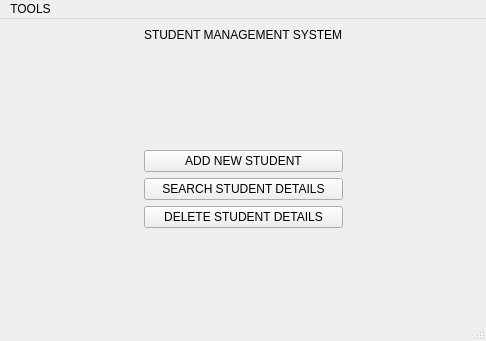
<?xml version="1.0" encoding="UTF-8"?>
<ui version="4.0">
 <class>HOMEPAGE</class>
 <widget class="QMainWindow" name="HOMEPAGE">
  <property name="geometry">
   <rect>
    <x>0</x>
    <y>0</y>
    <width>486</width>
    <height>341</height>
   </rect>
  </property>
  <property name="windowTitle">
   <string>MainWindow</string>
  </property>
  <widget class="QWidget" name="centralwidget">
   <layout class="QGridLayout" name="gridLayout">
    <item row="3" column="0">
     <spacer name="horizontalSpacer">
      <property name="orientation">
       <enum>Qt::Horizontal</enum>
      </property>
      <property name="sizeHint" stdset="0">
       <size>
        <width>40</width>
        <height>20</height>
       </size>
      </property>
     </spacer>
    </item>
    <item row="3" column="2">
     <spacer name="horizontalSpacer_2">
      <property name="orientation">
       <enum>Qt::Horizontal</enum>
      </property>
      <property name="sizeHint" stdset="0">
       <size>
        <width>40</width>
        <height>20</height>
       </size>
      </property>
     </spacer>
    </item>
    <item row="0" column="1">
     <widget class="QLabel" name="label">
      <property name="styleSheet">
       <string notr="true">font: 75 14pt &quot;MS Shell Dlg 2&quot;;</string>
      </property>
      <property name="text">
       <string>STUDENT MANAGEMENT SYSTEM</string>
      </property>
     </widget>
    </item>
    <item row="3" column="1">
     <layout class="QVBoxLayout" name="verticalLayout">
      <item>
       <widget class="QPushButton" name="pushButton_add_new_student">
        <property name="text">
         <string>ADD NEW STUDENT</string>
        </property>
       </widget>
      </item>
      <item>
       <widget class="QPushButton" name="pushButton_search_student_details">
        <property name="text">
         <string>SEARCH STUDENT DETAILS</string>
        </property>
       </widget>
      </item>
      <item>
       <widget class="QPushButton" name="pushButton_delete_student_details">
        <property name="text">
         <string>DELETE STUDENT DETAILS</string>
        </property>
       </widget>
      </item>
     </layout>
    </item>
    <item row="4" column="1">
     <spacer name="verticalSpacer_2">
      <property name="orientation">
       <enum>Qt::Vertical</enum>
      </property>
      <property name="sizeHint" stdset="0">
       <size>
        <width>20</width>
        <height>40</height>
       </size>
      </property>
     </spacer>
    </item>
    <item row="2" column="1">
     <spacer name="verticalSpacer">
      <property name="orientation">
       <enum>Qt::Vertical</enum>
      </property>
      <property name="sizeHint" stdset="0">
       <size>
        <width>20</width>
        <height>40</height>
       </size>
      </property>
     </spacer>
    </item>
    <item row="1" column="0" colspan="3">
     <widget class="QLabel" name="tuk_logo">
      <property name="styleSheet">
       <string notr="true">font: 75 10pt &quot;MS Shell Dlg 2&quot;;</string>
      </property>
      <property name="text">
       <string/>
      </property>
     </widget>
    </item>
   </layout>
  </widget>
  <widget class="QMenuBar" name="menubar">
   <property name="geometry">
    <rect>
     <x>0</x>
     <y>0</y>
     <width>486</width>
     <height>21</height>
    </rect>
   </property>
   <widget class="QMenu" name="menuTOOLS">
    <property name="title">
     <string>TOOLS</string>
    </property>
    <addaction name="actionHOME"/>
    <addaction name="actionBACK"/>
    <addaction name="actionQUIT"/>
   </widget>
   <addaction name="menuTOOLS"/>
  </widget>
  <widget class="QStatusBar" name="statusbar"/>
  <action name="actionHOME">
   <property name="icon">
    <iconset resource="images.qrc">
     <normaloff>:/icons/icons/home_icon.png</normaloff>:/icons/icons/home_icon.png</iconset>
   </property>
   <property name="text">
    <string>HOME</string>
   </property>
  </action>
  <action name="actionBACK">
   <property name="icon">
    <iconset resource="images.qrc">
     <normaloff>:/icons/icons/back_icon.png</normaloff>:/icons/icons/back_icon.png</iconset>
   </property>
   <property name="text">
    <string>LOG OUT</string>
   </property>
  </action>
  <action name="actionQUIT">
   <property name="icon">
    <iconset resource="images.qrc">
     <normaloff>:/icons/icons/quit_icon.jpg</normaloff>:/icons/icons/quit_icon.jpg</iconset>
   </property>
   <property name="text">
    <string>QUIT</string>
   </property>
  </action>
 </widget>
 <resources>
  <include location="images.qrc"/>
 </resources>
 <connections/>
</ui>
